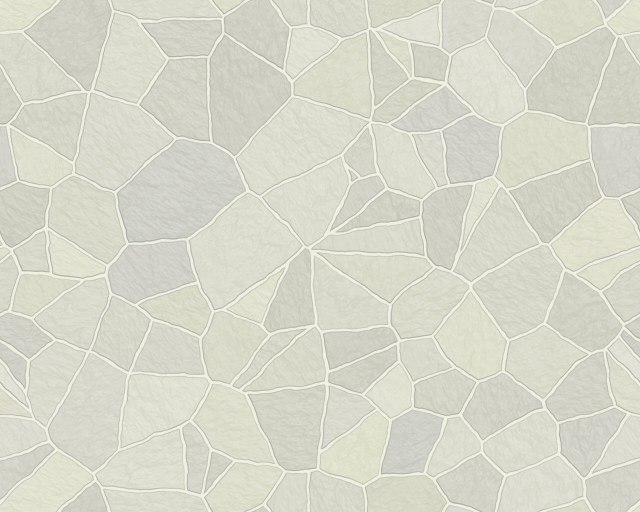
#> input picture app/games/pha-gach/images/paving.jpg, 1280 x 1024 px (shown at 1/2 size)
$ python -i sync_apps.py   (imports and definitions only)
#> lines starting #> are read from the running program, lines starting #| are printed output that depends on the picture
### tools/tvdev.py
#!/usr/bin/env python3
"""Công cụ cho người muốn tự sửa và cài app từ mã nguồn. Chạy được trên Windows, macOS và Linux.

Người dùng bình thường không cần file này: cài bản có sẵn bằng Apps2Samsung (docs/huong-dan-cai-dat.md).

    python3 tools/tvdev.py setup                 # một lần: Tizen Studio CLI, chứng chỉ ký app, môi trường Python
    python3 tools/tvdev.py check                 # chặn cú pháp JS/CSS quá mới cho Chromium 69 của TV
    python3 tools/tvdev.py deploy --tv <IP TV>   # kiểm tra, đóng gói (ghép local/), cài lên TV, mở app
    python3 tools/tvdev.py deploy --no-run       # cài nhưng không mở
    python3 tools/tvdev.py debug --tv <IP TV>    # mở app ở chế độ debug, chuyển cổng về máy này (cho inspect.js)
    python3 tools/tvdev.py release               # đóng gói bản công khai (không có local/) vào dist/
    python3 tools/tvdev.py install --tv <IP TV> app.wgt   # ký lại một file .wgt bất kỳ (vd. TizenTube) và cài lên TV
    python3 tools/tvdev.py backup --tv <IP TV>   # chép dữ liệu của app trên TV (cài đặt, ảnh từ điện thoại, từ đã học)
    python3 tools/tvdev.py restore --tv <IP TV> local/backup/….json   # trả lại sau khi gỡ và cài lại app
    python3 tools/tvdev.py partner --tv <IP TV>  # ký bằng chứng chỉ Partner của Apps2Samsung (để TV khởi động hẳn
                                                 # vẫn mở màn hình chính); chuyển app đang cài sang chứng chỉ đó

Trên Windows thay python3 bằng py. IP của TV có thể đặt sẵn bằng biến môi trường TV_HOST.
"""
import argparse
import json
import os
import platform
import re
import secrets
import shutil
import subprocess
import sys
import tempfile
import time
import urllib.request

ROOT = os.path.dirname(os.path.dirname(os.path.abspath(__file__)))
APP = os.path.join(ROOT, "app")
LOCAL = os.path.join(ROOT, "local")
DIST = os.path.join(ROOT, "dist")
APP_ID = "NhaMinh000.NhaMinh"
PROFILE = "nhaminh"                 # the profile tvdev.py setup makes (Tizen certificate, Public level)
PARTNER_PROFILE = "apps2samsung-partner"   # Apps2Samsung's Samsung Partner certificate, after tvdev.py partner
WINDOWS = os.name == "nt"
INSTALLER = "https://download.tizen.org/sdk/Installer/tizen-studio_6.1/web-cli_Tizen_Studio_6.1_%s"


def say(msg):
    print("\033[1;36m==>\033[0m " + msg if sys.stdout.isatty() else "==> " + msg, flush=True)


def die(msg):
    sys.exit("Lỗi: " + msg)


# ---- where things are ------------------------------------------------------------------------------------------

def tizen_home():
    return os.environ.get("TIZEN_HOME") or (r"C:\tizen-studio" if WINDOWS else os.path.expanduser("~/tizen-studio"))


def tizen_data():
    return os.environ.get("TIZEN_DATA") or (r"C:\tizen-studio-data" if WINDOWS else os.path.expanduser("~/tizen-studio-data"))


def tizen_bin():
    return os.path.join(tizen_home(), "tools", "ide", "bin", "tizen.bat" if WINDOWS else "tizen")


def sdb_bin():
    return os.path.join(tizen_home(), "tools", "sdb.exe" if WINDOWS else "sdb")


# [13 lines left out: function run, not called in this run]


class Result:
    def __init__(self, code, out):
        self.returncode, self.stdout, self.stderr = code, out, ""


# [28 lines left out: function run_answering, not called in this run]


def need_tizen():
    if not os.path.exists(tizen_bin()):
        die("chưa có Tizen Studio CLI ở %s. Chạy trước: python3 tools/tvdev.py setup" % tizen_home())


# [78 lines left out: functions tv_target, installer_name, setup, not called in this run]


DISTRIBUTOR_PASSWORD = "tizenpkcs12passfordsigner"   # the public password of Tizen's own distributor certificate


# [18 lines left out: function fix_linux_passwords, not called in this run]


# ---- check -------------------------------------------------------------------------------------------------------

CSS_TOO_NEW = re.compile(r"(^|[^-])inset:|backdrop-filter|aspect-ratio|:is\(|:where\(|clamp\(|[^a-z-]min\(|[^a-z-]max\("
                         r"|(^|[;{ ])gap:|row-gap|column-gap")


# [93 lines left out: functions files, check, build, signing_profile, sign, not called in this run]


def version():
    m = re.search(r'<widget[^>]*\sversion="([^"]+)"', open(os.path.join(APP, "config.xml"), encoding="utf-8").read())
    return m.group(1) if m else "0"


# [207 lines left out: functions connect, install_wgt, deploy, install, debug, normal and 7 more, not called in this run]


# [2 lines that do not run on import are left out]

### tools/sync_apps.py
#!/usr/bin/env python3
"""Đồng bộ danh sách app từ TV vào app/js/apps.js, kèm icon chính thức.

Trên Tizen, app web không đọc được danh sách Smart Hub (getAppsInfo trả cả trăm app hệ thống ẩn)
cũng như icon của app khác. Script này đọc danh sách thật qua `sdb shell 0 vd_applist` (đúng các app
bạn thấy trong mục Ứng dụng, kèm số lần mở) và tải icon chính thức từ App Store (iTunes Search API).

Mỗi icon vuông được dựng thành banner 16:9 (720×405): logo ở giữa, nền kéo dài theo màu của chính logo,
giống ô app trên Apple TV. Việc này làm sẵn trên máy Mac để TV không phải xử lý ảnh lúc chạy.

    tools/.venv/bin/python tools/sync_apps.py            # TV mặc định 192.168.1.7
    tools/.venv/bin/python tools/sync_apps.py --list     # chỉ in danh sách

Cần Pillow: tools/.venv/bin/pip install pillow
"""
import json
import os
import re
import shutil
import subprocess
import sys
import urllib.parse
import urllib.request

from PIL import Image, ImageChops, ImageDraw, ImageFilter

HERE = os.path.dirname(os.path.abspath(__file__))
ROOT = os.path.dirname(HERE)
TV = os.environ.get("TV_HOST", "192.168.1.7") + ":26101"
sys.path.insert(0, os.path.dirname(os.path.abspath(__file__)))
from tvdev import sdb_bin  # noqa: E402  (same folder)

SDB = sdb_bin()
ICON_DIR = os.path.join(ROOT, "app", "icons")
CACHE = os.path.join(HERE, ".cache", "icons")
BANNER = (720, 405)

# Smart Hub title (regex) -> (App Store search term, seller must contain, app name must contain).
# None = our own glyph in tools/glyphs/<name>.svg (Samsung's built-in apps have no store icon).
ICONS = [
    (r"^youtube$", ("YouTube", "Google", "YouTube")),
    (r"netflix", None),   # the store's iOS 26 artwork has a glossy rim that breaks up on a TV: our own flat N
    (r"prime video", ("Prime Video", "AMZN", "Prime Video")),
    (r"vieon", ("VieON", "VIEON", "VieON")),
    (r"fpt play", ("FPT Play", "FPT", "FPT Play")),
    (r"tv360", ("TV360", "Viettel", "TV360")),
    (r"^vtvgo", ("VTVgo", "Dai Truyen Hinh", "VTVgo")),
    (r"vtv giải trí", ("file", "vtv-giai-tri.png")),   # no longer in any store: our own wordmark
    (r"vtvcab", ("VTVcab ON", "Vietnam Cable", "VTVcab")),
    (r"galaxy play", ("Galaxy Play", "Galaxy Play", "Galaxy Play")),
    (r"mytv", ("MyTV VNPT", "VNPT", "MyTV")),
    (r"kplus|k\+", ("K+ Kplus", "", "K+")),
    (r"smartthings", ("SmartThings", "Samsung", "SmartThings")),
    (r"^apple tv", ("Apple TV", "Apple", "Apple TV")),
    (r"apple music", ("Apple Music", "Apple", "Apple Music")),
    (r"spotify", ("Spotify", "Spotify", "Spotify")),
    (r"zing mp3", ("Zing MP3", "VNG", "Zing MP3")),
    (r"facebook", ("Facebook", "Meta", "Facebook")),
    (r"^internet$", None),
    (r"^gallery$", None),
    (r"tizenbrew", ("file", "tizenbrew.png")),   # icon taken from TizenBrew's own package
    (r"^tizentube", ("banner", "tizentube.png")),   # TizenTube's own 16:9 artwork, used as it is
]
# One line shown under the app's name when it is focused (Apple TV's top shelf, in words).
DESCRIPTIONS = [
    (r"^youtube", "Video, âm nhạc và kênh yêu thích"),
    (r"netflix", "Phim, series và chương trình độc quyền"),
    (r"prime video", "Phim và series Amazon Originals"),
    (r"^internet", "Trình duyệt web của Samsung"),
    (r"vieon", "Phim Việt, show thực tế và thể thao"),
    (r"fpt play", "Truyền hình, phim và bóng đá trực tiếp"),
    (r"smartthings", "Điều khiển thiết bị thông minh trong nhà"),
    (r"tv360", "Truyền hình, phim và thể thao của Viettel"),
    (r"^vtvgo", "Truyền hình VTV trực tiếp và xem lại"),
    (r"^apple tv", "Apple TV+ và phim thuê, mua từ Apple"),
    (r"galaxy play", "Phim Việt chiếu rạp và phim bộ"),
    (r"facebook", "Video từ Facebook"),
    (r"vtv giải trí", "Kênh giải trí và chương trình của VTVcab"),
    (r"mytv", "Truyền hình và phim của VNPT"),
    (r"^gallery", "Ảnh và video trên TV và USB"),
    (r"vtvcab", "Truyền hình cáp VTVcab, thể thao và phim"),
    (r"kplus|k\+", "Bóng đá, phim và các kênh K+"),
    (r"tizenbrew", "Cài module cho TV, như TizenTube"),
    (r"^tizentube", "YouTube không quảng cáo, tự bỏ qua đoạn tài trợ (SponsorBlock)"),
    (r"apple music", "Nhạc Apple Music"),
    (r"spotify", "Nhạc và podcast"),
    (r"zing mp3", "Nhạc Việt và bảng xếp hạng"),
]
# Smart Hub titles that read badly on a tile.
TITLES = [(r"^tizenbrew", "TizenBrew"), (r"^spotify", "Spotify"), (r"^kplus", "K+"),
          (r"^vtvgo truyền hình", "VTVgo"), (r"^vtv giải trí", "VTV Giải Trí"), (r"^mytv", "MyTV")]
# Store artwork with a light rim baked into its edges (iOS 26 style): cropped before building the banner.
RIMMED = [r"^apple tv", r"apple music", r"spotify", r"vtvcab", r"zing mp3"]
HIDE = [r"^e-manual$", r"^nhà ", r"^nha minh", r"^tizenbrew installer"]


def sdb(*args):
    return subprocess.run([SDB, "-s", TV] + list(args), capture_output=True, text=True, timeout=60).stdout


# [28 lines left out: functions tv_apps, store_icon, not called in this run]


def _avg(px):
    n = len(px) or 1
    return tuple(sum(p[i] for p in px) // n for i in range(3))


def _diff(a, b):
    return sum(abs(x - y) for x, y in zip(a[:3], b[:3]))


def _rounded_mask(size, radius, feather):
    """Antialiased rounded square, faded at the left and right edges."""
    big = 4
    m = Image.new("L", (size * big, size * big), 0)
    ImageDraw.Draw(m).rounded_rectangle((0, 0, size * big - 1, size * big - 1), radius * big, fill=255)
    m = m.resize((size, size), Image.LANCZOS)
    if feather:
        ramp = Image.new("L", (size, size), 255)
        for x in range(feather):
            a = int(255 * x / feather)
            ramp.paste(a, (x, 0, x + 1, size))
            ramp.paste(a, (size - 1 - x, 0, size - x, size))
        m = ImageChops.multiply(m, ramp)
    return m


# [26 lines left out: functions _soft_mask, _rim_banner, not called in this run]


def make_banner(src, dst, rimmed=False):
    """Square store icon -> 16:9 tile: the logo full-height in the middle, its own background extended.

    Mac-style artwork (Netflix, Apple TV, Spotify…) is a rounded square inside a grey frame: find that inner
    square, extend *its* colour, and paste it with a rounded mask so the corners melt into the extension.
    """
#> called with src = '../app/games/pha-gach/images/paving.jpg', dst = 'out.png', rimmed = False
    im = Image.open(src).convert("RGBA").resize((400, 400), Image.LANCZOS)
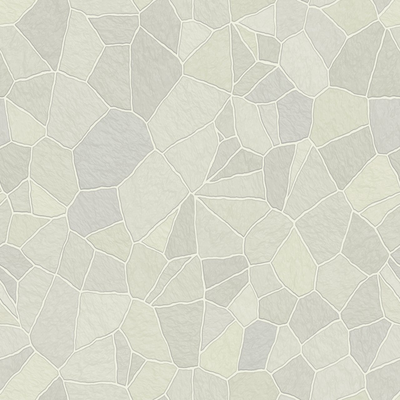
#> im: PIL image 400x400 RGBA; mean R, G, B, A 215.2, 215.9, 202.2, 255
    flat = Image.alpha_composite(Image.new("RGBA", im.size, (0, 0, 0, 255)), im).convert("RGB")
    S = 400
    if rimmed:
        return _rim_banner(flat, dst)
    corner = flat.getpixel((2, 2))
#> corner = (227, 228, 209)
    mid = S // 2

    def scan(points):
        for i, xy in enumerate(points):
            if _diff(flat.getpixel(xy), corner) > 45:
                return i
        return 0

    x0 = scan([(x, mid) for x in range(S // 3)])
#> x0 = 2
    x1 = S - 1 - scan([(x, mid) for x in range(S - 1, 2 * S // 3, -1)])
#> x1 = 386
    y0 = scan([(mid, y) for y in range(S // 3)])
#> y0 = 2
    y1 = S - 1 - scan([(mid, y) for y in range(S - 1, 2 * S // 3, -1)])
#> y1 = 399
    # A frame is an even margin on all four sides around a large inner square; a logo that merely
    # differs from the corner colour (YouTube, FPT Play) is not.
    margins = [x0, y0, S - 1 - x1, S - 1 - y1]
#> margins = [2, 2, 13, 0]
    framed = im.getpixel((2, 2))[3] < 250 or (
        min(margins) >= 8 and max(margins) - min(margins) <= 8 and x1 - x0 >= 0.7 * S)
#> framed = False
    radius = 0
    # iOS 26 artwork bakes a light rim along the edges of a full-bleed square (RIMMED below):
    # crop past it (12% clears the rounded part of the rim too) and treat the rest as full-bleed.
    rim = False
    if rim:
        # Past the rim and the squircle corners it follows; the soft mask below blends what is left.
        flat = flat.crop((60, 60, S - 60, S - 60))
    if framed:
        # Cut past the bevel/rim that Mac-style artwork draws just inside its rounded edge.
        inset = int(0.09 * (x1 - x0))
        flat = flat.crop((x0 + inset, y0 + inset, x1 + 1 - inset, y1 + 1 - inset))
        radius = int(0.16 * flat.size[0])
    w, h = flat.size
#> w = 400; h = 400
    # Background colours: the corners for full-bleed icons, the inner edges (clear of the rounding) otherwise.
    if framed:
        ys = range(int(h * 0.35), int(h * 0.65), 3)
        left = _avg([flat.getpixel((3, y)) for y in ys])
        right = _avg([flat.getpixel((w - 4, y)) for y in ys])
    else:
        left = _avg([flat.getpixel((2, 2)), flat.getpixel((2, h - 3))])
#> left = (222, 224, 203)
        right = _avg([flat.getpixel((w - 3, 2)), flat.getpixel((w - 3, h - 3))])
#> right = (222, 223, 206)

    W, H = BANNER
    out = Image.new("RGB", (W, H))
#> out: PIL image 720x405 RGB; every value is 0
    for x in range(W):   # left edge colour -> right edge colour, so gradients continue smoothly
        t = x / (W - 1)
        out.paste(tuple(int(left[i] * (1 - t) + right[i] * t) for i in range(3)), (x, 0, x + 1, H))
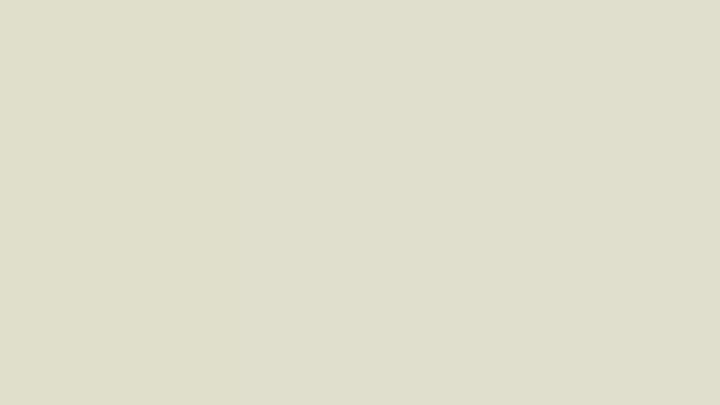
#> out: PIL image 720x405 RGB; mean R, G, B 222, 223, 204
    size = int(H * 0.86) if rim else H   # rim crops zoom the logo in: give it room again
    logo = flat.resize((size, size), Image.LANCZOS)
    if rim:
        mask = _soft_mask(size, 34)
    else:
        mask = _rounded_mask(size, int(radius * size / max(w, 1)), 0 if framed else 24)
#> in _rounded_mask, `m = Image.new("L", (size * big, size * big), 0)`: m: PIL image 1620x1620 L; every value is 0
#> in _rounded_mask, `ImageDraw.Draw(m).rounded_rectangle((0, 0, size * big - 1, size * big ..`: m: PIL image 1620x1620 L; every value is 255
#> in _rounded_mask, `m = m.resize((size, size), Image.LANCZOS)`: m: PIL image 405x405 L; every value is 255
#> after the loop in _rounded_mask, `for x in range(feather):`:
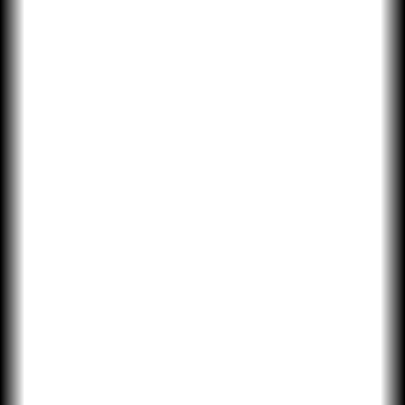
#> ramp: PIL image 405x405 L; min 0, max 255, mean 239.2
    out.paste(logo, ((W - size) // 2, (H - size) // 2), mask)
    out.save(dst, "JPEG", quality=88, optimize=True)


# [73 lines left out: functions glyph_png, main, not called in this run]


# [2 lines not run here, left out]

>>> result = make_banner('../app/games/pha-gach/images/paving.jpg', 'out.png')
